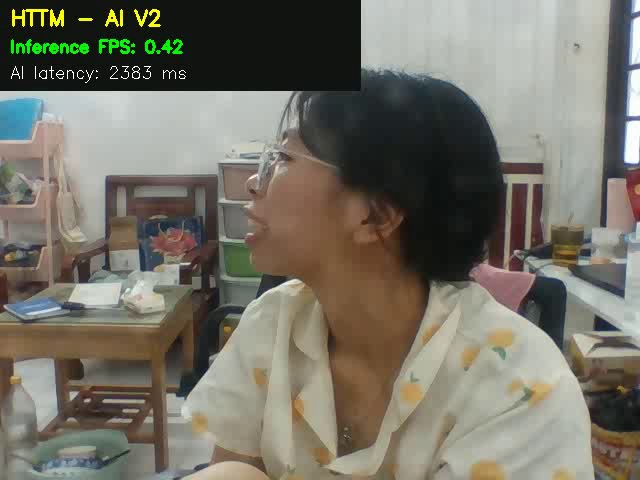
#> input picture ai_training/datasets/httm_webcam_behavior_v3/images/test/T08_round3_f0000.jpg, 640 x 480 px
$ python -i image_preprocessing.py   (imports and definitions only)   (older library calls are emulated)
#> lines starting #> are read from the running program, lines starting #| are printed output that depends on the picture
#> further down, picture is the input picture: shape (480, 640, 3); mean B, G, R 103.1, 114.2, 117.4
"""Spatial-domain image preprocessing for classroom/webcam behavior & face pipelines.

Implements classical Image Processing operations before deep-learning inference:
1. Adaptive luminance contrast enhancement via CLAHE in CIE LAB color space.
2. Automatic LUT-based gamma correction for backlit / low-light webcam frames.
3. Edge-preserving bilateral denoising + Unsharp Masking for upscaled ROI crops.
"""
from __future__ import annotations

from typing import Any
import cv2
import numpy as np


def apply_clahe_lab(
    frame_bgr: np.ndarray,
    clip_limit: float = 2.0,
    tile_grid_size: tuple[int, int] = (8, 8),
) -> np.ndarray:
    """Enhance local contrast on the L channel in LAB space without shifting hue."""
#> called with clip_limit = 2, tile_grid_size = (8, 8)
    if (
        not isinstance(frame_bgr, np.ndarray)
        or frame_bgr.ndim != 3
        or frame_bgr.shape[2] != 3
        or frame_bgr.dtype != np.uint8
        or frame_bgr.size == 0
    ):
        return frame_bgr
    lab = cv2.cvtColor(frame_bgr, cv2.COLOR_BGR2LAB)
#> lab: shape (480, 640, 3); mean of channels 0, 1, 2 119.8, 127.9, 134.6
    l_chan, a_chan, b_chan = cv2.split(lab)
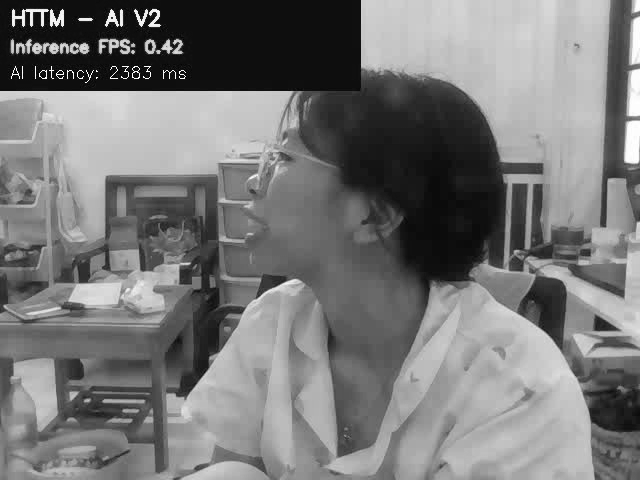
#> l_chan: shape (480, 640); min 0, max 255, mean 119.8
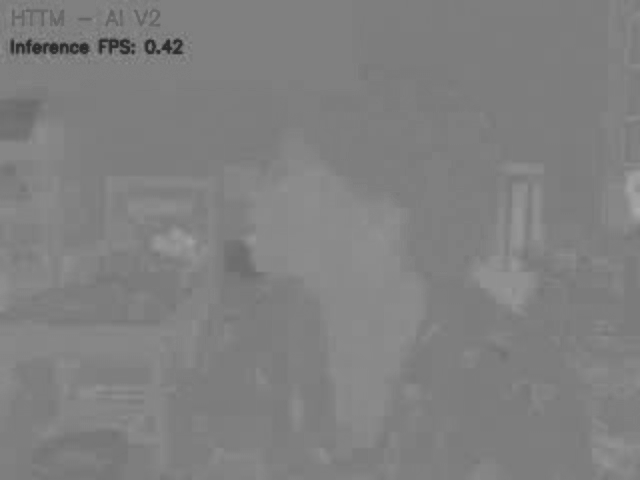
#> a_chan: shape (480, 640); min 42, max 171, mean 127.9
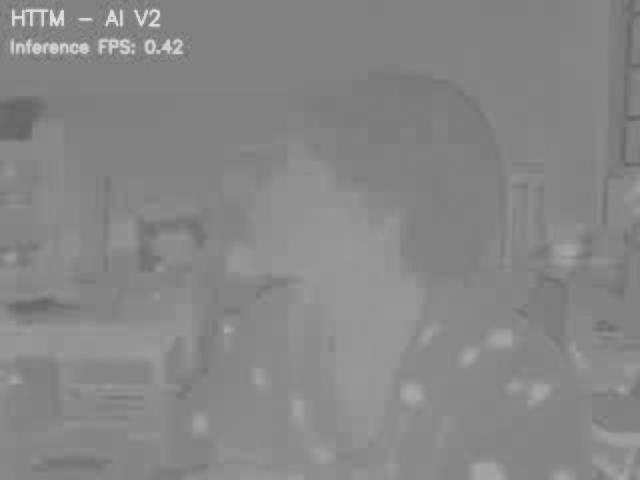
#> b_chan: shape (480, 640); min 100, max 222, mean 134.6
    grid_w = max(2, int(tile_grid_size[0]))
    grid_h = max(2, int(tile_grid_size[1]))
    clahe = cv2.createCLAHE(clipLimit=float(clip_limit), tileGridSize=(grid_w, grid_h))
    l_enhanced = clahe.apply(l_chan)
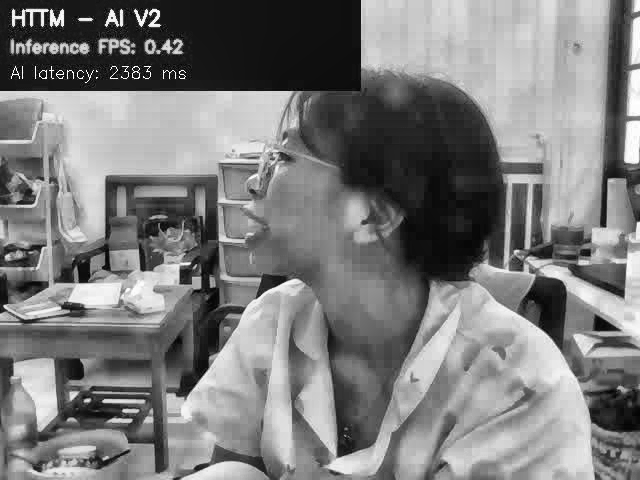
#> l_enhanced: shape (480, 640); min 1, max 255, mean 124.4
    merged = cv2.merge((l_enhanced, a_chan, b_chan))
#> merged: shape (480, 640, 3); mean of channels 0, 1, 2 124.4, 127.9, 134.6
    return cv2.cvtColor(merged, cv2.COLOR_LAB2BGR)
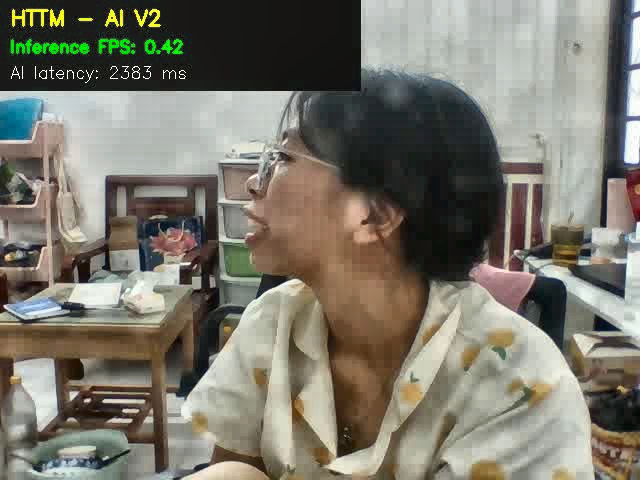
#> returned value: shape (480, 640, 3); mean B, G, R 108.1, 119.2, 122.4


# [98 lines left out: functions auto_gamma_correction, denoise_and_sharpen_roi, preprocess_frame, not called in this run]

>>> import cv2
>>> picture = cv2.imread('../datasets/httm_webcam_behavior_v3/images/test/T08_round3_f0000.jpg')
>>> result = apply_clahe_lab(picture)

$ run again, on ai_training/datasets/httm_webcam_behavior_v3/images/test/T08_round3_f0015.jpg
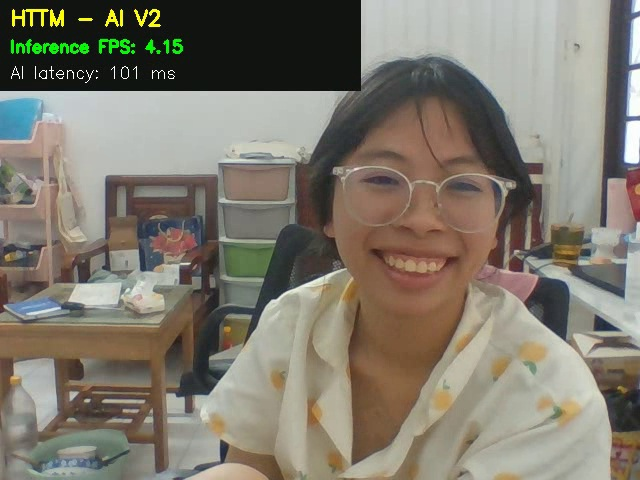
#> input picture ai_training/datasets/httm_webcam_behavior_v3/images/test/T08_round3_f0015.jpg, 640 x 480 px
#> picture is the input picture: shape (480, 640, 3); mean B, G, R 109.9, 121.7, 127.4
#> lab: shape (480, 640, 3); mean of channels 0, 1, 2 128.7, 128.7, 135.3
#> in apply_clahe_lab, `l_chan, a_chan, b_chan = cv2.split(lab)`:
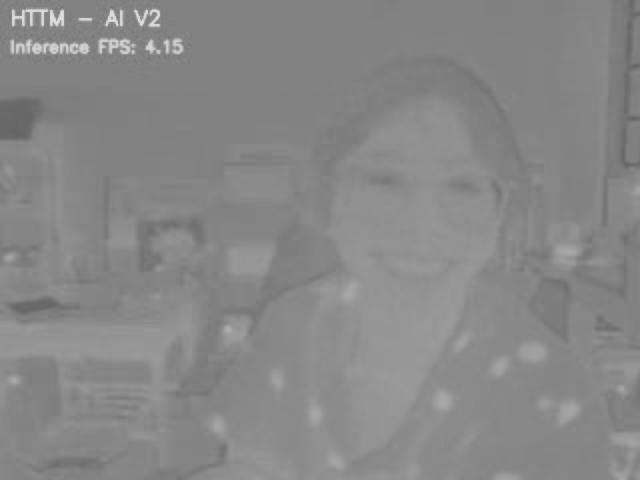
#> b_chan: shape (480, 640); min 99, max 223, mean 135.3
#> merged: shape (480, 640, 3); mean of channels 0, 1, 2 131, 128.7, 135.3
#> in apply_clahe_lab, `return cv2.cvtColor(merged, cv2.COLOR_LAB2BGR)`:
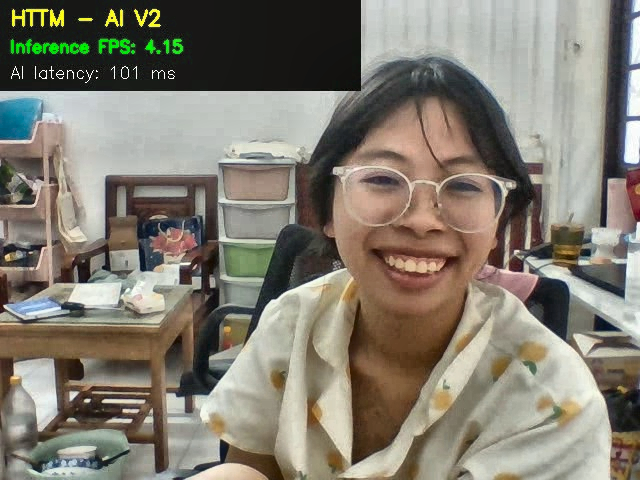
#> returned value: shape (480, 640, 3); mean B, G, R 113.1, 124.9, 130.4

$ run again, on ai_training/datasets/httm_webcam_behavior_v3/images/test/httm_webcam_20261104_135031_239365_f0030.jpg
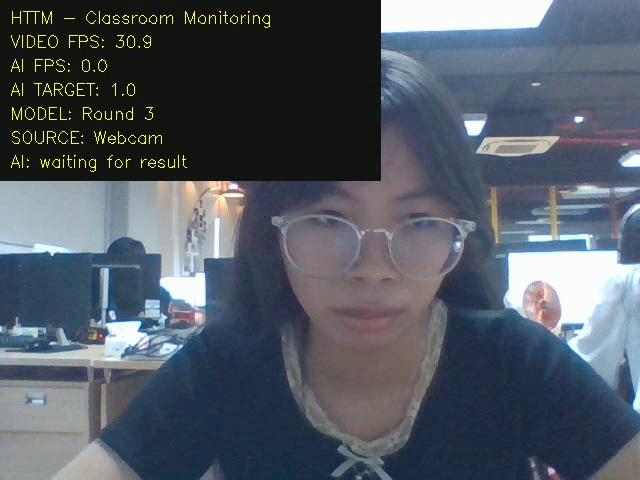
#> input picture ai_training/datasets/httm_webcam_behavior_v3/images/test/httm_webcam_20261104_135031_239365_f0030.jpg, 640 x 480 px
#> picture is the input picture: shape (480, 640, 3); mean B, G, R 99.4, 89.8, 82
#> lab: shape (480, 640, 3); mean of channels 0, 1, 2 93.1, 128.1, 121.3
#> in apply_clahe_lab, `l_chan, a_chan, b_chan = cv2.split(lab)`:
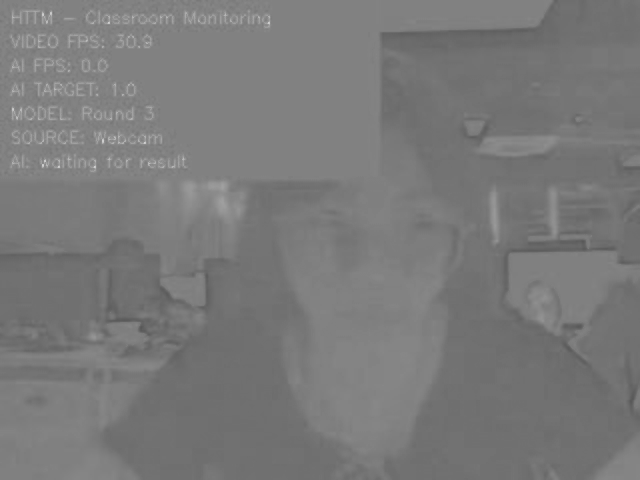
#> b_chan: shape (480, 640); min 88, max 207, mean 121.3
#> merged: shape (480, 640, 3); mean of channels 0, 1, 2 95.5, 128.1, 121.3
#> in apply_clahe_lab, `return cv2.cvtColor(merged, cv2.COLOR_LAB2BGR)`:
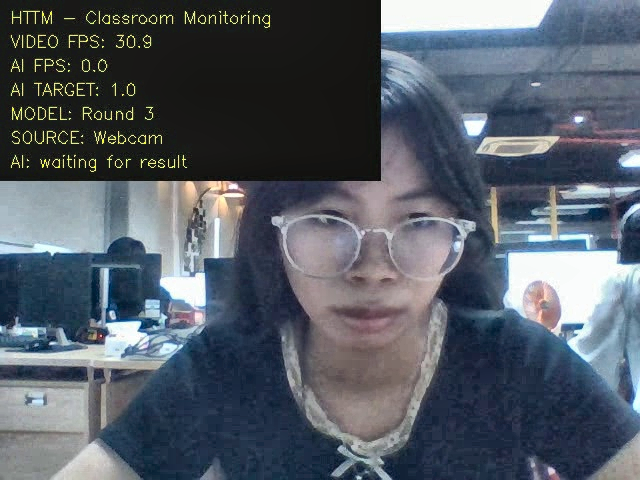
#> returned value: shape (480, 640, 3); mean B, G, R 102, 92.3, 84.7
